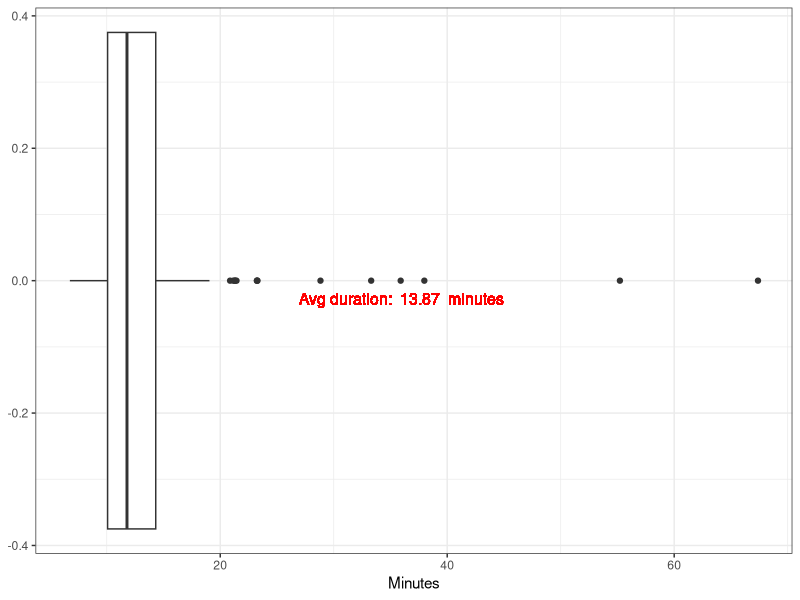
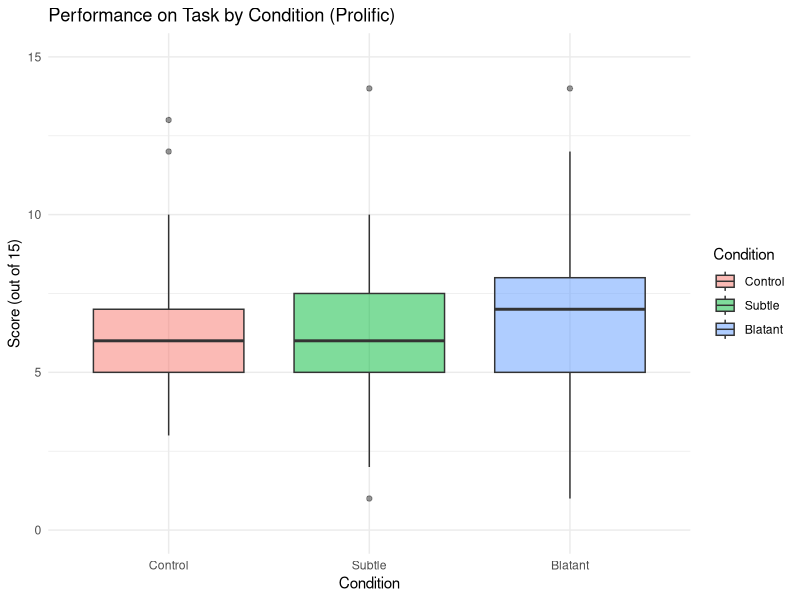
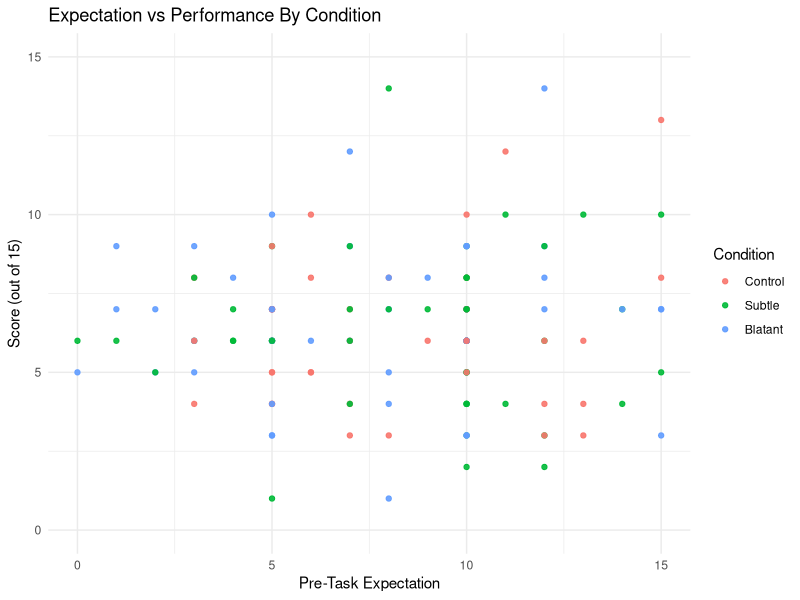
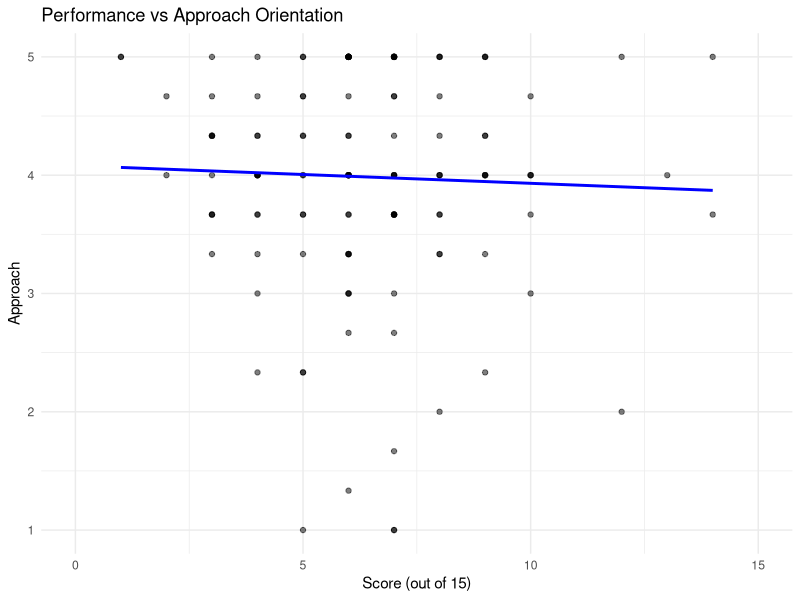
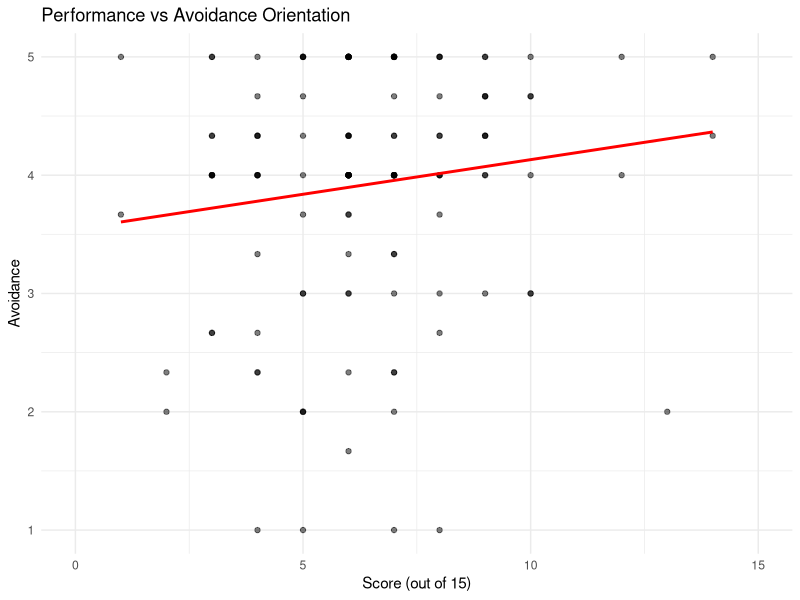

These charts were generated, in order, by the following R code:
# STUDY 1A PROLIFIC EDA

# Install packages --------------------------------------------------------

library(tidyverse)
library(data.table)

# Load & filter data -------------------------------------------------------

all_prolific <- read.csv("init_prolific.csv")
# View(all_prolific)
# colnames(all_prolific)
  
# Remove first 2 header rows
df <- all_prolific[-c(1, 2),]
# Turn empty strings to na's
df <- df %>% mutate_all(~na_if(., ""))

# Add a column for which condition participant was assigned to
df <- df %>%
  mutate(Condition = ifelse(!is.na(Control_common_1), "Control",
                     ifelse(!is.na(Q1), "Subtle",
                     "Blatant")))

# Num of finished participants
nrow(subset(df, df$Finished == 1))

# Filter out those that didn't finish and all 3 attention check q's wrong
df_filter <- df %>%
  filter(Finished == 1 & 
                  !((mc_task != "1" &
                      mc_mathability != "1" &
                      mc_diagnostic != "1")))

# How many didn't pass manipulation check
nrow(df) - nrow(df_filter)

# Final sample size
nrow(df_filter)
table(df_filter$Condition)

# Calculate task performance ------------------------------------------------

# Task responses (if NA, converted to 0)
spatial_rotation <- df_filter %>%
      mutate_at(vars(X6_150_R, X7_150_R, X8_150_R, X9_150, X10_150_R,
                     X11_150, X12_150, X13_150, X14_150_R, X15_150,  
                     X16_150_R, X17_150_R, X18_150_R, X19_150, X20_150_R),
                ~coalesce(as.numeric(.), 0)) %>% 
    select(X6_150_R, X7_150_R, X8_150_R, X9_150, X10_150_R,
           X11_150, X12_150, X13_150, X14_150_R, X15_150,  
           X16_150_R, X17_150_R, X18_150_R, X19_150, X20_150_R)

# Define the correct sequence
correct_sequence <- c(2, 2, 2, 1, 2, 
                      1, 1, 1, 2, 1, 
                      2, 2, 2, 1, 2)


# New column 'Score' represents the num of correct responses the participant got out of 15
df_filter$Score <- rowSums(spatial_rotation == correct_sequence)


# Average DV's ------------------------------------------------------------

df_avg <- df_filter %>%
          # convert to numeric
          mutate(across(c(5, 24, 29:38, 48:71, 176:218), as.numeric)) %>%  
          rowwise() %>%  
          # calculate row means and round to 3 decimal places
          mutate(Control_common = round(mean(c_across(29:33), na.rm = TRUE), 3),
                 Control_true = round(mean(c_across(34:38), na.rm = TRUE), 3),
                 Blatant_common = round(mean(c_across(48:53), na.rm = TRUE), 3),
                 Blatant_true = round(mean(c_across(54:59), na.rm = TRUE), 3),
                 STAI_pre = round(mean(c_across(60:65), na.rm = TRUE), 3),
                 Overall_AGQ = round(mean(c_across(66:71), na.rm = TRUE), 3),
                 AGQ_approach = round(mean(c_across(66:68), na.rm = TRUE), 3),
                 #Questions 4,5,6 in AGQ are reverse coded: revert back to get avoidance mindset
                 AGQ_avoidance = 6 - (round(mean(c_across(69:71), na.rm = TRUE), 3)),
                 STAI_post = round(mean(c_across(176:181), na.rm = TRUE), 3),
                 Belonging = round(mean(c_across(213:215), na.rm = TRUE), 3),
                 Centrality = round(mean(c_across(216:218), na.rm = TRUE), 3)
          )



# Duration distribution ---------------------------------------------------

# Calculate the average & convert to minutes
df_avg$Minutes <- (df_avg$Duration..in.seconds. / 60)

# Calculate the average in minutes
average_minutes <- mean(df_avg$Minutes)
# Plot distribution
duration <- ggplot(df_avg, aes(x = Minutes)) +
  geom_boxplot() +
  theme_bw()
# Add the average text label
duration + geom_text(aes(x = average_minutes, 
                  label = paste("Avg duration: ", round(average_minutes, 2), " minutes")),
                  x = 45, y = 0.0, vjust = 2, hjust = 1, color = "red", size = 4)


# Performance distribution ------------------------------------------------

# By Condition
participants <- nrow(df_avg)
order <- c("Control", "Subtle", "Blatant")
# Reorder the "Condition" factor variable
df_avg$Condition <- factor(df_avg$Condition, levels = order)

# Boxplot
ggplot(df_avg, aes(x = Condition, y = Score, fill = Condition)) +
  geom_boxplot(alpha = 0.5) +
  labs(title = "Performance on Task by Condition (Prolific)",
       x = "Condition",
       y = "Score (out of 15)") +
  scale_y_continuous(limits = c(0, 15)) + 
  theme_minimal()


# Expectation
ggplot(df_avg, aes(x = as.numeric(pre.expectation), y = Score, 
                   color = Condition)) +
  geom_point(alpha = 0.9) +
  labs(title = "Expectation vs Performance By Condition",
       x = "Pre-Task Expectation",
       y = "Score (out of 15)") +
  scale_y_continuous(limits = c(0, 15)) + 
  theme_minimal()

# By Goal Orientation: APPROACH
ggplot(df_avg, aes(x = Score, y = AGQ_approach)) +
  geom_point(alpha = 0.5) +
  geom_smooth(method = "lm", se = FALSE, color = "blue") +  
  labs(title = "Performance vs Approach Orientation",
       x = "Score (out of 15)",
       y = "Approach") +
  scale_x_continuous(limits = c(0, 15)) + 
  theme_minimal()

# By Goal Orientation: AVOIDANCE
ggplot(df_avg, aes(x = Score, y = AGQ_avoidance)) +
  geom_point(alpha = 0.5) +
  geom_smooth(method = "lm", se = FALSE, color = "red") +  
  labs(title = "Performance vs Avoidance Orientation",
       x = "Score (out of 15)",
       y = "Avoidance") +
  scale_x_continuous(limits = c(0, 15)) + 
  theme_minimal()


# ANOVA
summary(aov(Score ~ Condition, data = df_avg))
# fail to reject = insufficient evidence to conclude that there are significant differences in means between the groups. 
# not enough evidence to suggest that at least one group mean is different from the others


# Comparing 2 conditions: t-tests 

# control vs subtle
control_subtle <- df_avg %>%
  filter(Condition %in% c("Control", "Subtle"))
t_test_control_subtle <- t.test(Score ~ Condition, data = control_subtle)
# control vs blatant
control_blatant <- df_avg %>%
  filter(Condition %in% c("Control", "Blatant"))
t_test_control_blatant <- t.test(Score ~ Condition, data = control_blatant)
# subtle vs blatant
subtle_blatant <- df_avg %>%
  filter(Condition %in% c("Subtle", "Blatant"))
t_test_subtle_blatant <- t.test(Score ~ Condition, data = subtle_blatant)

# Check the results
t_test_control_subtle
t_test_control_blatant
t_test_subtle_blatant


# Demographics ------------------------------------------------------------

#Age
quantX.C <- subset(df_avg, Condition == "Control",
                   select = c(Age))
quantX.S <- subset(df_avg, Condition == "Subtle",
                   select = c(Age))
quantX.B <- subset(df_avg, Condition == "Blatant",
                   select = c(Age))
#Gender
quantX.C_avg <- apply(quantX.C, MARGIN = 2, FUN = mean)
quantX.S_avg <- apply(quantX.S, MARGIN = 2, FUN = mean)
quantX.B_avg <- apply(quantX.C, MARGIN = 2, FUN = mean)
quantX.C_sd <- apply(quantX.C, MARGIN = 2, FUN = sd)
quantX.S_sd <- apply(quantX.S, MARGIN = 2, FUN = sd)
quantX.B_sd <- apply(quantX.C, MARGIN = 2, FUN = sd)

num_women.C <- sum(df_avg$Gender == "1" & df_avg$Condition == "Control")
num_women.S <- sum(df_avg$Gender == "1" & df_avg$Condition == "Subtle")
num_women.B <- sum(df_avg$Gender == "1" & df_avg$Condition == "Blatant")
num_men.C <- sum(df_avg$Gender == "2" & df_avg$Condition == "Control")
num_men.S <- sum(df_avg$Gender == "2" & df_avg$Condition == "Subtle")
num_men.B <- sum(df_avg$Gender == "2" & df_avg$Condition == "Blatant")
num_nonbinary.C <- sum(df_avg$Gender == "3" & df_avg$Condition == "Control")
num_nonbinary.S <- sum(df_avg$Gender == "3" & df_avg$Condition == "Subtle")
num_nonbinary.B <- sum(df_avg$Gender == "3" & df_avg$Condition == "Blatant")

#FirstGen & STEM

binaryX.C <- subset(df_avg, Condition == "Control",
                    select = c(FirstGen, FirstGen_US, 
                               X1st_immigrant, 
                               CurrentMajor))
binaryX.S <- subset(df_avg, Condition == "Subtle",
                    select = c(FirstGen, FirstGen_US, 
                               X1st_immigrant, 
                               CurrentMajor))
binaryX.B <- subset(df_avg, Condition == "Blatant",
                    select = c(FirstGen, FirstGen_US, 
                               X1st_immigrant,
                               CurrentMajor))

C_num <- apply(binaryX.C, MARGIN = 2, function(x) sum(as.numeric(x[x == 1])))
S_num <- apply(binaryX.S, MARGIN = 2, function(x) sum(as.numeric(x[x == 1])))
B_num <- apply(binaryX.B, MARGIN = 2, function(x) sum(as.numeric(x[x == 1])))

#Table 1
quant_bar <- cbind(quantX.C_avg, quantX.S_avg, quantX.B_avg)
quant_sd <- cbind(quantX.C_sd, quantX.S_sd, quantX.B_sd)
num_women <- cbind(num_women.C, num_women.S, num_women.B)
num_men <- cbind(num_men.C, num_men.S, num_men.B)
num_nonbinary <- cbind(num_nonbinary.C, num_nonbinary.S, num_nonbinary.B)
binary_num <- cbind(C_num, S_num, B_num)

table <- rbind(round(quant_bar,2),
               round(quant_sd,2),
               num_women,
               num_men,
               num_nonbinary,
               binary_num)
colnames(table)[1:3] = c("Control", "Subtle", "Blatant")
rownames(table)[1:9] = c("Age - Mean",
                         "Age - Std Dev",
                         "Women",
                         "Men",
                         "Nonbinary",
                         "FirstGen",
                         "FirstGen - US",
                         "Immigrant",
                         "STEM")
#data.frame(table1)





